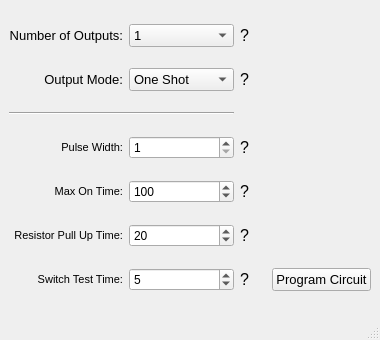
<?xml version="1.0" encoding="UTF-8"?>
<ui version="4.0">
 <class>SwitchControllerWindow</class>
 <widget class="QMainWindow" name="SwitchControllerWindow">
  <property name="geometry">
   <rect>
    <x>0</x>
    <y>0</y>
    <width>380</width>
    <height>340</height>
   </rect>
  </property>
  <property name="windowTitle">
   <string>Switch Controller Programmer</string>
  </property>
  <property name="windowIcon">
   <iconset theme="favicon">
    <normaloff>.</normaloff>.</iconset>
  </property>
  <widget class="QWidget" name="centralwidget">
   <layout class="QGridLayout" name="gridLayout">
    <item row="6" column="1">
     <widget class="QSpinBox" name="switch_test_time">
      <property name="minimum">
       <number>1</number>
      </property>
      <property name="maximum">
       <number>255</number>
      </property>
      <property name="value">
       <number>5</number>
      </property>
     </widget>
    </item>
    <item row="1" column="0">
     <widget class="QLabel" name="label">
      <property name="font">
       <font>
        <pointsize>10</pointsize>
       </font>
      </property>
      <property name="text">
       <string>Output Mode:</string>
      </property>
      <property name="alignment">
       <set>Qt::AlignRight|Qt::AlignTrailing|Qt::AlignVCenter</set>
      </property>
     </widget>
    </item>
    <item row="6" column="4">
     <widget class="QPushButton" name="program_button">
      <property name="font">
       <font>
        <pointsize>10</pointsize>
       </font>
      </property>
      <property name="text">
       <string>Program Circuit</string>
      </property>
     </widget>
    </item>
    <item row="6" column="0">
     <widget class="QLabel" name="label_6">
      <property name="font">
       <font>
        <pointsize>8</pointsize>
       </font>
      </property>
      <property name="text">
       <string>Switch Test Time:</string>
      </property>
      <property name="alignment">
       <set>Qt::AlignRight|Qt::AlignTrailing|Qt::AlignVCenter</set>
      </property>
     </widget>
    </item>
    <item row="1" column="2">
     <widget class="QLabel" name="label_8">
      <property name="font">
       <font>
        <pointsize>12</pointsize>
       </font>
      </property>
      <property name="toolTip">
       <string>The number of switches you want to control.</string>
      </property>
      <property name="text">
       <string>?</string>
      </property>
      <property name="alignment">
       <set>Qt::AlignLeading|Qt::AlignLeft|Qt::AlignVCenter</set>
      </property>
     </widget>
    </item>
    <item row="4" column="1">
     <widget class="QSpinBox" name="max_on_time">
      <property name="minimum">
       <number>1</number>
      </property>
      <property name="maximum">
       <number>255</number>
      </property>
      <property name="value">
       <number>100</number>
      </property>
     </widget>
    </item>
    <item row="0" column="2">
     <widget class="QLabel" name="label_7">
      <property name="font">
       <font>
        <pointsize>12</pointsize>
       </font>
      </property>
      <property name="toolTip">
       <string>The number of switches you want to control.</string>
      </property>
      <property name="text">
       <string>?</string>
      </property>
      <property name="alignment">
       <set>Qt::AlignLeading|Qt::AlignLeft|Qt::AlignVCenter</set>
      </property>
     </widget>
    </item>
    <item row="4" column="2">
     <widget class="QLabel" name="label_10">
      <property name="font">
       <font>
        <pointsize>12</pointsize>
       </font>
      </property>
      <property name="toolTip">
       <string>The number of switches you want to control.</string>
      </property>
      <property name="text">
       <string>?</string>
      </property>
      <property name="alignment">
       <set>Qt::AlignLeading|Qt::AlignLeft|Qt::AlignVCenter</set>
      </property>
     </widget>
    </item>
    <item row="5" column="0">
     <widget class="QLabel" name="label_5">
      <property name="font">
       <font>
        <pointsize>8</pointsize>
       </font>
      </property>
      <property name="text">
       <string>Resistor Pull Up Time:</string>
      </property>
      <property name="alignment">
       <set>Qt::AlignRight|Qt::AlignTrailing|Qt::AlignVCenter</set>
      </property>
     </widget>
    </item>
    <item row="1" column="1">
     <widget class="QComboBox" name="output_mode">
      <property name="font">
       <font>
        <pointsize>10</pointsize>
       </font>
      </property>
      <property name="toolTip">
       <string/>
      </property>
      <item>
       <property name="text">
        <string>One Shot</string>
       </property>
      </item>
      <item>
       <property name="text">
        <string>On/Off</string>
       </property>
      </item>
      <item>
       <property name="text">
        <string>Retriggerable</string>
       </property>
      </item>
     </widget>
    </item>
    <item row="3" column="0">
     <widget class="QLabel" name="label_3">
      <property name="font">
       <font>
        <pointsize>8</pointsize>
       </font>
      </property>
      <property name="text">
       <string>Pulse Width:</string>
      </property>
      <property name="alignment">
       <set>Qt::AlignRight|Qt::AlignTrailing|Qt::AlignVCenter</set>
      </property>
     </widget>
    </item>
    <item row="5" column="2">
     <widget class="QLabel" name="label_9">
      <property name="font">
       <font>
        <pointsize>12</pointsize>
       </font>
      </property>
      <property name="toolTip">
       <string>The number of switches you want to control.</string>
      </property>
      <property name="text">
       <string>?</string>
      </property>
      <property name="alignment">
       <set>Qt::AlignLeading|Qt::AlignLeft|Qt::AlignVCenter</set>
      </property>
     </widget>
    </item>
    <item row="3" column="2">
     <widget class="QLabel" name="label_11">
      <property name="font">
       <font>
        <pointsize>12</pointsize>
       </font>
      </property>
      <property name="toolTip">
       <string>The number of switches you want to control.</string>
      </property>
      <property name="text">
       <string>?</string>
      </property>
      <property name="alignment">
       <set>Qt::AlignLeading|Qt::AlignLeft|Qt::AlignVCenter</set>
      </property>
     </widget>
    </item>
    <item row="4" column="0">
     <widget class="QLabel" name="label_4">
      <property name="font">
       <font>
        <pointsize>8</pointsize>
       </font>
      </property>
      <property name="text">
       <string>Max On Time:</string>
      </property>
      <property name="alignment">
       <set>Qt::AlignRight|Qt::AlignTrailing|Qt::AlignVCenter</set>
      </property>
     </widget>
    </item>
    <item row="6" column="2">
     <widget class="QLabel" name="label_12">
      <property name="font">
       <font>
        <pointsize>12</pointsize>
       </font>
      </property>
      <property name="toolTip">
       <string>The number of switches you want to control.</string>
      </property>
      <property name="text">
       <string>?</string>
      </property>
      <property name="alignment">
       <set>Qt::AlignLeading|Qt::AlignLeft|Qt::AlignVCenter</set>
      </property>
     </widget>
    </item>
    <item row="2" column="0" colspan="2">
     <widget class="Line" name="line">
      <property name="orientation">
       <enum>Qt::Horizontal</enum>
      </property>
     </widget>
    </item>
    <item row="5" column="1">
     <widget class="QSpinBox" name="pull_up_time">
      <property name="minimum">
       <number>1</number>
      </property>
      <property name="maximum">
       <number>255</number>
      </property>
      <property name="value">
       <number>20</number>
      </property>
     </widget>
    </item>
    <item row="0" column="1">
     <widget class="QComboBox" name="num_outputs">
      <property name="font">
       <font>
        <pointsize>10</pointsize>
       </font>
      </property>
      <property name="toolTip">
       <string/>
      </property>
      <item>
       <property name="text">
        <string>1</string>
       </property>
      </item>
      <item>
       <property name="text">
        <string>2</string>
       </property>
      </item>
      <item>
       <property name="text">
        <string>3</string>
       </property>
      </item>
      <item>
       <property name="text">
        <string>4</string>
       </property>
      </item>
      <item>
       <property name="text">
        <string>5</string>
       </property>
      </item>
      <item>
       <property name="text">
        <string>6</string>
       </property>
      </item>
      <item>
       <property name="text">
        <string>7</string>
       </property>
      </item>
      <item>
       <property name="text">
        <string>8</string>
       </property>
      </item>
     </widget>
    </item>
    <item row="3" column="1">
     <widget class="QSpinBox" name="pulse_width">
      <property name="minimum">
       <number>1</number>
      </property>
      <property name="maximum">
       <number>255</number>
      </property>
      <property name="value">
       <number>1</number>
      </property>
     </widget>
    </item>
    <item row="0" column="0">
     <widget class="QLabel" name="label_2">
      <property name="font">
       <font>
        <pointsize>10</pointsize>
       </font>
      </property>
      <property name="text">
       <string>Number of Outputs:</string>
      </property>
      <property name="alignment">
       <set>Qt::AlignRight|Qt::AlignTrailing|Qt::AlignVCenter</set>
      </property>
     </widget>
    </item>
   </layout>
  </widget>
  <widget class="QMenuBar" name="menubar">
   <property name="geometry">
    <rect>
     <x>0</x>
     <y>0</y>
     <width>380</width>
     <height>18</height>
    </rect>
   </property>
  </widget>
  <widget class="QStatusBar" name="statusbar"/>
 </widget>
 <resources/>
 <connections>
  <connection>
   <sender>program_button</sender>
   <signal>clicked()</signal>
   <receiver>SwitchControllerWindow</receiver>
   <slot>program_button_clicked()</slot>
   <hints>
    <hint type="sourcelabel">
     <x>345</x>
     <y>284</y>
    </hint>
    <hint type="destinationlabel">
     <x>320</x>
     <y>196</y>
    </hint>
   </hints>
  </connection>
 </connections>
 <slots>
  <slot>program_button_clicked()</slot>
  <slot>spinbox_edited()</slot>
 </slots>
</ui>
